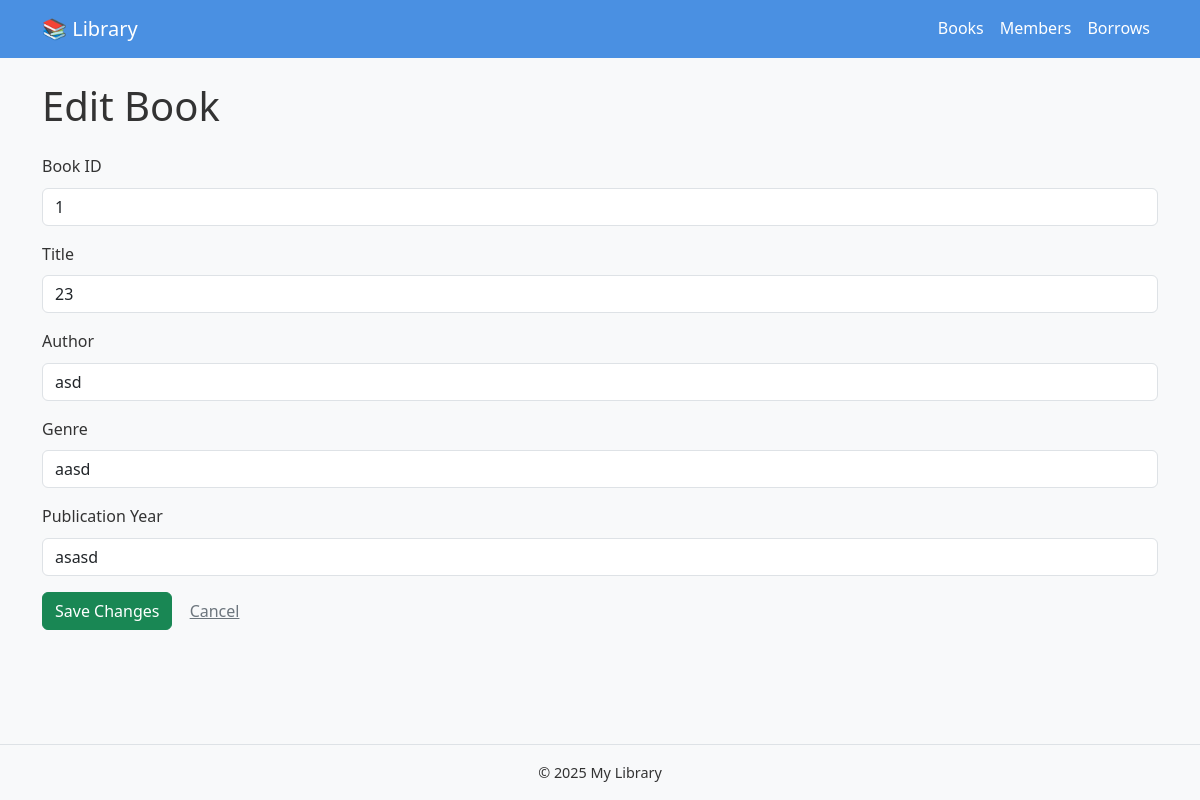
Screenshot of /edit/1 with the database file from the repository.
### app.py (models this page shows)
class Book(db.Model):
    id             = db.Column(db.Integer,   primary_key=True)
    book_id        = db.Column(db.String(20), unique=True, nullable=False)
    title          = db.Column(db.String(120), nullable=False)
    author         = db.Column(db.String(80),  nullable=False)
    genre          = db.Column(db.String(50))
    year           = db.Column(db.String(4))
    available      = db.Column(db.Boolean,     default=True)
    times_borrowed = db.Column(db.Integer,     default=0)

### app.py (the view, shortened to what this page needs)
@app.route('/edit/<int:id>', methods=['GET', 'POST'])
def edit_book(id):
    book = Book.query.get_or_404(id)
    return render_template('edit_book.html', book=book)

### app.py (called while the page is built)
@app.context_processor
def inject_now():
    return {'now': datetime.utcnow}

### templates/edit_book.html (shortened to what this page needs)
{% extends 'base.html' %}
{% block content %}
  <h1 class="mb-4">Edit Book</h1>
  <form method="POST" action="{{ url_for('edit_book', id=book.id) }}">
    <div class="mb-3">
      <label class="form-label">Book ID</label>
      <input
        type="text"
        name="book_id"
        class="form-control"
        value="{{ book.book_id }}"
        required>
    </div>
    <div class="mb-3">
      <label class="form-label">Title</label>
      <input
        type="text"
        name="title"
        class="form-control"
        value="{{ book.title }}"
        required>
    </div>
    <div class="mb-3">
      <label class="form-label">Author</label>
      <input
        type="text"
        name="author"
        class="form-control"
        value="{{ book.author }}"
        required>
    </div>
    <div class="mb-3">
      <label class="form-label">Genre</label>
      <input
        type="text"
        name="genre"
        class="form-control"
        value="{{ book.genre }}">
    </div>
    <div class="mb-3">
      <label class="form-label">Publication Year</label>
      <input
        type="text"
        name="year"
        class="form-control"
        value="{{ book.year }}">
    </div>
    <button type="submit" class="btn btn-success">Save Changes</button>
    <a href="{{ url_for('index') }}" class="btn btn-link">Cancel</a>
  </form>
{% endblock %}

### static/css/main.css (style rules this page uses)
:root { --color-primary: #4a90e2; --color-secondary: #f5a623; --font-base: "Segoe UI", sans-serif; --bg-page: #f8f9fa; --text-muted: #6c757d; }
body { font-family: var(--font-base); line-height: 1.6; background-color: var(--bg-page); color: #333; margin: 0; padding: 0; }
.btn-link { color: var(--text-muted); }

### rows the page displays
Book: book_id "1", title "23", author "asd", genre "aasd", year "asasd"
